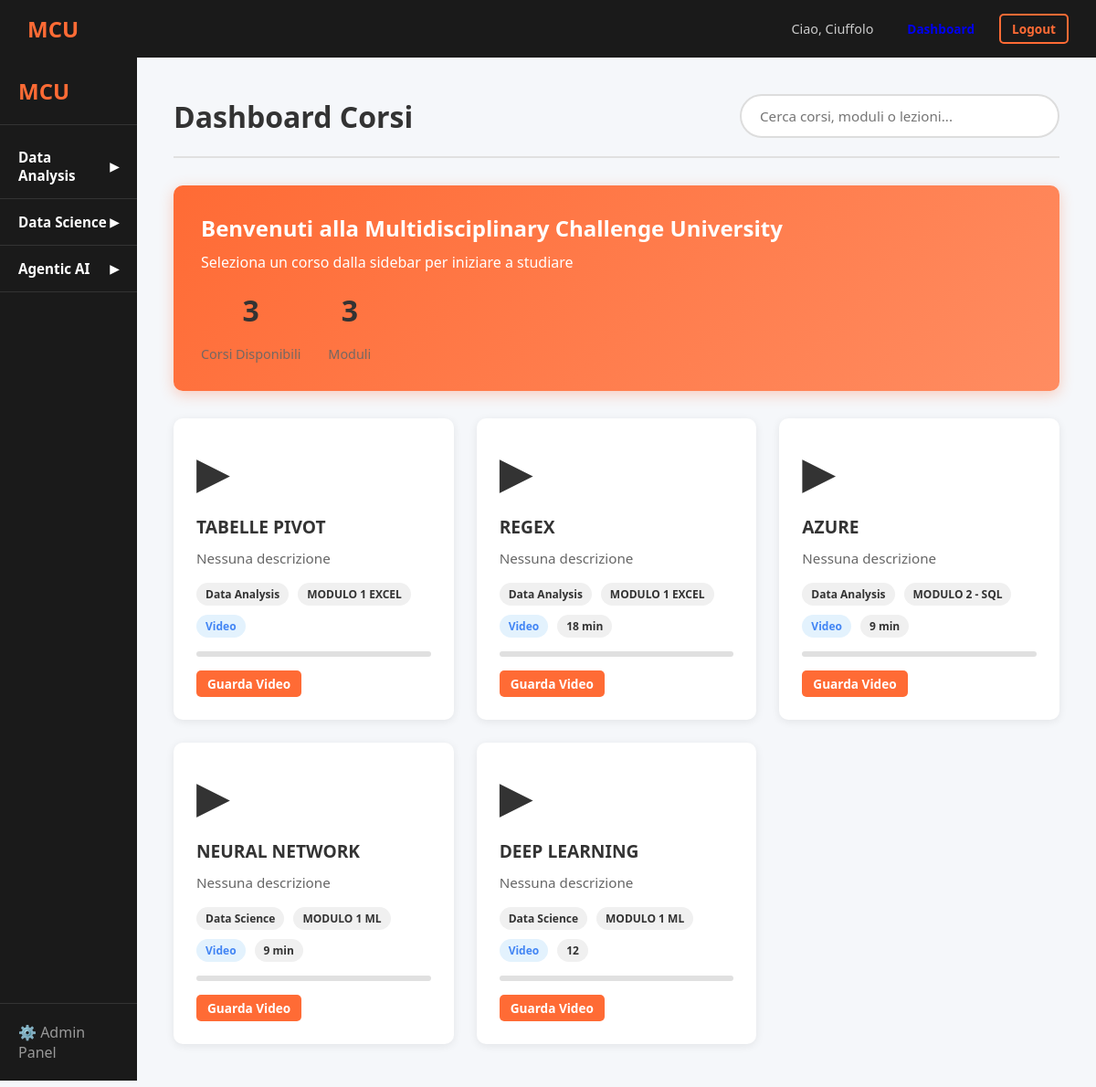
Screenshot of / (signed in) with the database file from the repository.
### app.py (models this page shows, shortened)
class User(UserMixin, db.Model):
    id = db.Column(db.Integer, primary_key=True)
    username = db.Column(db.String(80), unique=True, nullable=False)
    email = db.Column(db.String(120), unique=True, nullable=False)
    password_hash = db.Column(db.String(256), nullable=False)
    nome = db.Column(db.String(100))
    cognome = db.Column(db.String(100))
    data_registrazione = db.Column(db.DateTime, default=datetime.utcnow)
    is_active = db.Column(db.Boolean, default=True)

class Corso(db.Model):
    id = db.Column(db.Integer, primary_key=True)
    nome = db.Column(db.String(100), nullable=False)
    descrizione = db.Column(db.Text)
    colore = db.Column(db.String(7), default='#FF6B35')
    ordine = db.Column(db.Integer, default=0)
    moduli = db.relationship('Modulo', backref='corso', cascade='all, delete-orphan', order_by='Modulo.ordine')

class Lezione(db.Model):
    id = db.Column(db.Integer, primary_key=True)
    titolo = db.Column(db.String(200), nullable=False)
    descrizione = db.Column(db.Text)
    modulo_id = db.Column(db.Integer, db.ForeignKey('modulo.id'), nullable=False)
    tipo = db.Column(db.String(20), nullable=False)
    contenuto = db.Column(db.String(500))
    durata = db.Column(db.String(50))
    ordine = db.Column(db.Integer, default=0)
    completamento = db.Column(db.Integer, default=0)

class Modulo(db.Model):
    id = db.Column(db.Integer, primary_key=True)
    nome = db.Column(db.String(100), nullable=False)
    descrizione = db.Column(db.Text)
    corso_id = db.Column(db.Integer, db.ForeignKey('corso.id'), nullable=False)
    ordine = db.Column(db.Integer, default=0)
    lezioni = db.relationship('Lezione', backref='modulo', cascade='all, delete-orphan', order_by='Lezione.ordine')

### app.py (the view)
@app.route('/')
def index(): return render_template('index.html', corsi=Corso.query.order_by(Corso.ordine).all())

### app.py (called while the page is built)
@login_manager.user_loader
def load_user(user_id): return User.query.get(int(user_id))

### templates/index.html (shortened to what this page needs)
{% extends "base.html" %}
{% block content %}
<div class="app-container">
    <div class="sidebar">
        <div class="logo-area">MCU</div>
        <ul class="menu">
            {% for corso in corsi %}
            <li class="course-item" data-corso-id="{{ corso.id }}">
                <div class="course-title" onclick="toggleCourse(this)">
                    {{ corso.nome }} <span class="chevron">▶</span>
                </div>
            </li>
            {% endfor %}
        </ul>
        <div class="admin-link">
            <a href="{{ url_for('admin') }}">⚙️ Admin Panel</a>
        </div>
    </div>
    <div class="main-content">
        <div class="header">
            <h1>Dashboard Corsi</h1>
            <input type="text" id="searchInput" class="search-bar" placeholder="Cerca corsi, moduli o lezioni...">
        </div>
        <div class="welcome-card">
            <h2>Benvenuti alla Multidisciplinary Challenge University</h2>
            <p>Seleziona un corso dalla sidebar per iniziare a studiare</p>
            <div class="stats">
                <div class="stat-item">
                    <span class="stat-number">{{ corsi|length }}</span>
                    <span class="stat-label">Corsi Disponibili</span>
                </div>
                <div class="stat-item">
                    {% set total_moduli = namespace(count=0) %}
                    {% for corso in corsi %}
                        {% set total_moduli.count = total_moduli.count + corso.moduli|length %}
                    {% endfor %}
                    <span class="stat-number">{{ total_moduli.count }}</span>
                    <span class="stat-label">Moduli</span>
                </div>
            </div>
        </div>
        <div class="cards-grid">
            {% for corso in corsi %}
                {% for modulo in corso.moduli %}
                    {% for lezione in modulo.lezioni %}
                    <div class="card"
                         data-corso="{{ corso.nome }}"
                         data-modulo="{{ modulo.nome }}"
                         data-titolo="{{ lezione.titolo }}"
                         data-corso-id="{{ corso.id }}"
                         data-modulo-id="{{ modulo.id }}"
                         data-lezione-id="{{ lezione.id }}">
                        <div class="card-body">
                            <span class="card-icon">
                                {% if lezione.tipo == 'video' %}▶{% elif lezione.tipo == 'pdf' %}📄{% else %}📎{% endif %}
                            </span>
                            <h3 class="card-title">{{ lezione.titolo }}</h3>
                            <p class="card-desc">{{ lezione.descrizione or 'Nessuna descrizione' }}</p>
                            <div class="card-meta">
                                <span class="badge">{{ corso.nome }}</span>
                                <span class="badge">{{ modulo.nome }}</span>
                                {% if lezione.tipo == 'video' %}
                                    <span class="badge badge-video">Video</span>
                                {% elif lezione.tipo == 'pdf' %}
                                    <span class="badge badge-pdf">PDF</span>
                                {% elif lezione.tipo == 'link' %}
                                    <span class="badge badge-link">Link</span>
                                {% else %}
                                    <span class="badge badge-file">File</span>
                                {% endif %}
                                {% if lezione.durata %}
                                <span class="badge">{{ lezione.durata }}</span>
                                {% endif %}
                            </div>
                            <div class="progress-bar">
                            </div>
                            <div style="margin-top: 15px;">
                                {% if current_user.is_authenticated %}
                                    {% if lezione.tipo == 'video' and lezione.contenuto %}
                                        <a href="{{ url_for('visualizza_lezione', lezione_id=lezione.id) }}" class="btn btn-primary btn-small">Guarda Video</a>
                                    {% elif lezione.tipo == 'pdf' and lezione.contenuto %}
                                        <a href="{{ url_for('visualizza_lezione', lezione_id=lezione.id) }}" class="btn btn-secondary btn-small">Apri PDF</a>
                                    {% elif lezione.tipo == 'link' and lezione.contenuto %}
                                        <a href="{{ lezione.contenuto }}" target="_blank" class="btn btn-info btn-small">Visita Link</a>
                                    {% elif lezione.tipo == 'file' and lezione.contenuto %}
                                        <a href="{{ url_for('download_file', filename=lezione.contenuto.split('/')[-1]) }}" class="btn btn-success btn-small">Scarica File</a>
                                    {% endif %}
                                {% else %}
                                    <a href="{{ url_for('login') }}" class="btn btn-primary btn-small">Accedi per visualizzare</a>
                                {% endif %}
                            </div>
                        </div>
                    </div>
                    {% endfor %}
                {% endfor %}
            {% endfor %}
        </div>
    </div>
</div>
{% endblock %}

### templates/base.html (shortened to what this page needs)
<!DOCTYPE html>
<html lang="it">
<head>
    <link rel="stylesheet" href="{{ url_for('static', filename='css/style.css') }}">
</head>
<body>
    <nav class="navbar">
        <div class="navbar-brand">
            <a href="{{ url_for('index') }}">MCU</a>
        </div>
        <div class="navbar-links">
            {% if current_user.is_authenticated %}
                <span class="navbar-user">Ciao, {{ current_user.username }}</span>
                <a href="{{ url_for('dashboard') }}" class="btn btn-small">Dashboard</a>
                <a href="{{ url_for('logout') }}" class="btn btn-small btn-outline">Logout</a>
            {% else %}
                <a href="{{ url_for('login') }}" class="btn btn-small">Accedi</a>
                <a href="{{ url_for('register') }}" class="btn btn-small btn-primary">Registrati</a>
            {% endif %}
        </div>
    </nav>
    {% block content %}{% endblock %}
</body>
</html>

### static/css/style.css (style rules this page uses)
:root { --sidebar-bg: #1a1a1a; --sidebar-text: #ffffff; --accent-orange: #FF6B35; --bg-body: #f5f7fa; --card-bg: #ffffff; --text-dark: #333333; --text-light: #666666; --sidebar-width: 12.5%; --success: #0F9D58; --danger: #DB4437; --warning: #F4B400; --info: #4285F4; }
* { box-sizing: border-box; margin: 0; padding: 0; font-family: 'Segoe UI', Roboto, Helvetica, Arial, sans-serif; }
body { background-color: var(--bg-body); color: var(--text-dark); }
.navbar { display: flex; justify-content: space-between; align-items: center; padding: 15px 30px; background: var(--sidebar-bg); color: white; position: sticky; top: 0; z-index: 100; }
.navbar-brand a { font-size: 1.5rem; font-weight: bold; color: var(--accent-orange); text-decoration: none; }
.navbar-links { display: flex; align-items: center; gap: 15px; }
.navbar-user { color: #ccc; margin-right: 10px; font-size: 0.9rem; }
.app-container { display: flex; height: calc(100vh - 70px); overflow: hidden; }
.sidebar { width: var(--sidebar-width); background-color: var(--sidebar-bg); color: var(--sidebar-text); display: flex; flex-direction: column; overflow-y: auto; flex-shrink: 0; }
.logo-area { padding: 20px; font-size: 1.5rem; font-weight: bold; border-bottom: 1px solid #333; color: var(--accent-orange); }
.menu { list-style: none; padding: 10px 0; flex-grow: 1; }
.course-item { border-bottom: 1px solid #333; }
.course-title { padding: 15px 20px; display: flex; justify-content: space-between; align-items: center; cursor: pointer; font-weight: 600; font-size: 0.95rem; transition: all 0.3s; }
.chevron { transition: transform 0.3s; font-size: 0.8rem; }
.admin-link { padding: 20px; border-top: 1px solid #333; }
.admin-link a { color: #999; text-decoration: none; transition: color 0.3s; }
.main-content { flex-grow: 1; padding: 40px; overflow-y: auto; }
.header { display: flex; justify-content: space-between; align-items: center; margin-bottom: 30px; padding-bottom: 20px; border-bottom: 2px solid #e0e0e0; }
.header h1 { font-size: 2rem; color: var(--text-dark); }
.search-bar { padding: 12px 20px; border: 2px solid #ddd; border-radius: 25px; width: 350px; outline: none; font-size: 0.95rem; transition: border-color 0.3s; }
.welcome-card { background: linear-gradient(135deg, var(--accent-orange), #ff8c61); color: white; padding: 30px; border-radius: 10px; margin-bottom: 30px; box-shadow: 0 4px 15px rgba(255, 107, 53, 0.3); }
.welcome-card h2 { margin-bottom: 10px; }
.stats { display: flex; gap: 30px; margin-top: 20px; }
.stat-item { text-align: center; }
.stat-number { display: block; font-size: 2.5rem; font-weight: bold; }
.stat-label { font-size: 0.9rem; opacity: 0.9; }
.cards-grid { display: grid; grid-template-columns: repeat(auto-fill, minmax(300px, 1fr)); gap: 25px; }
.card { background: var(--card-bg); border-radius: 10px; box-shadow: 0 2px 10px rgba(0,0,0,0.08); overflow: hidden; transition: all 0.3s; display: block; }
.card-body { padding: 25px; }
.card-icon { font-size: 3rem; margin-bottom: 15px; display: block; }
.card-title { font-size: 1.2rem; font-weight: bold; margin-bottom: 10px; color: var(--text-dark); }
.card-desc { font-size: 0.95rem; color: var(--text-light); line-height: 1.5; margin-bottom: 15px; }
.card-meta { display: flex; gap: 10px; margin-bottom: 15px; flex-wrap: wrap; }
.badge { padding: 4px 10px; background: #f0f0f0; border-radius: 15px; font-size: 0.75rem; font-weight: 600; }
.badge-video { background: #e3f2fd; color: var(--info); }
.progress-bar { height: 6px; background: #e0e0e0; border-radius: 3px; overflow: hidden; }
.btn { padding: 10px 20px; border: none; border-radius: 5px; cursor: pointer; font-size: 0.95rem; text-decoration: none; display: inline-block; transition: all 0.3s; font-weight: 600; }
.btn-primary { background: var(--accent-orange); color: white; }
.btn-outline { background: transparent; border: 2px solid var(--accent-orange); color: var(--accent-orange); }
.btn-small { padding: 5px 12px; font-size: 0.85rem; }
.stat-number { font-size: 2rem; font-weight: bold; color: var(--text-dark); margin-bottom: 15px; }
.stat-label { font-size: 0.9rem; color: var(--text-light); }

### rows the page displays
User: username "Ciuffolo"
Corso: nome "Data Analysis"
Corso: nome "Data Science"
Corso: nome "Agentic AI"
Modulo: nome "MODULO 1 EXCEL"
Lezione: titolo "TABELLE PIVOT", descrizione "Nessuna descrizione", tipo "Video"
Lezione: titolo "REGEX", descrizione "Nessuna descrizione", tipo "Video", durata "18 min"
Modulo: nome "MODULO 2 - SQL"
Lezione: titolo "AZURE", descrizione "Nessuna descrizione", tipo "Video", durata "9 min"
Modulo: nome "MODULO 1 ML"
Lezione: titolo "NEURAL NETWORK", descrizione "Nessuna descrizione", tipo "Video", durata "9 min"
Lezione: titolo "DEEP LEARNING", descrizione "Nessuna descrizione", tipo "Video", durata "12"

### other values shown
{{ corsi|length }} "3"
{{ total_moduli.count }} "3"
